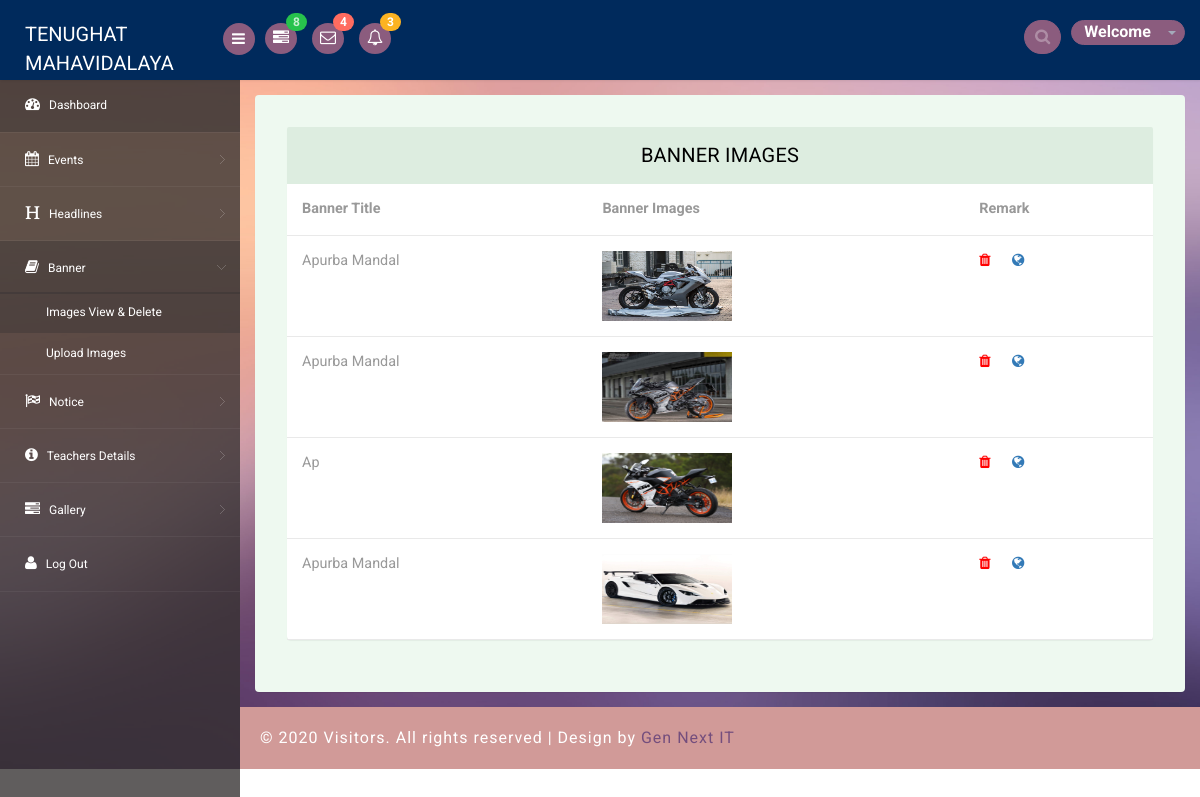
Page /display_banner on the committed database.
### schoolapp/models.py (models this page shows)
class Banner(models.Model):
    name = models.CharField(max_length=50)
    banner_image = models.ImageField(upload_to='images/')

### schoolapp/views.py (the view)
# urls.py: path('display_banner',views.disb),
def disb(request):
    if request.method == 'GET':
        Banners = Banner.objects.all()
        return render(request, 'banner_d.html',{'banner_images' : Banners})

### schoolapp/templates/banner_d.html (shortened to what this page needs)
<!DOCTYPE html>
<head>
	{% load static %}
<link rel="stylesheet" href="{% static "css1/bootstrap.min.css" %} " >
<link rel="stylesheet" href="https://cdnjs.cloudflare.com/ajax/libs/font-awesome/4.7.0/css/font-awesome.min.css">
<link href="{% static "css1/style.css" %} " rel='stylesheet' type='text/css' />
<link href="{% static "css1/style-responsive.css" %}" rel="stylesheet"/>
<link rel="stylesheet" href="{% static "css1/font.css" %}" type="text/css"/>
<link href="{% static "css1/font-awesome.css" %} " rel="stylesheet">
<link rel="stylesheet" href="{% static "css1/morris.css" %}" type="text/css"/>
<link rel="stylesheet" href="{% static "css1/monthly.css" %}">
</head>
<body>
<section id="container">
<header class="header fixed-top clearfix">
<div class="brand">
    <a href="wall" class="logo">
        Tenughat Mahavidalaya
    </a>
    <div class="sidebar-toggle-box">
        <div class="fa fa-bars"></div>
    </div>
</div>
<div class="nav notify-row" id="top_menu">
    <ul class="nav top-menu">
        <li class="dropdown">
            <a data-toggle="dropdown" class="dropdown-toggle" href="#">
                <i class="fa fa-tasks"></i>
                <span class="badge bg-success">8</span>
            </a>
        </li>
        <li id="header_inbox_bar" class="dropdown">
            <a data-toggle="dropdown" class="dropdown-toggle" href="#">
                <i class="fa fa-envelope-o"></i>
                <span class="badge bg-important">4</span>
            </a>
        </li>
        <li id="header_notification_bar" class="dropdown">
            <a data-toggle="dropdown" class="dropdown-toggle" href="#">
                <i class="fa fa-bell-o"></i>
                <span class="badge bg-warning">3</span>
            </a>
        </li>
    </ul>
</div>
<div class="top-nav clearfix">
    <ul class="nav pull-right top-menu">
        <li>
            <input type="text" class="form-control search" placeholder=" Search">
        </li>
        <li class="dropdown">
            <a data-toggle="dropdown" class="dropdown-toggle" href="#">
                <b style="color: white; " >&nbsp;&nbsp; Welcome&nbsp;</b>
                <span class="username">{{ user.first_name }}&nbsp;{{ user.last_name }}</span>
                <b class="caret"></b>
            </a>
        </li>
    </ul>
</div>
</header>
<aside>
    <div id="sidebar" class="nav-collapse">
        <div class="leftside-navigation">
            <ul class="sidebar-menu" id="nav-accordion">
                <li>
                    <a class="active" href="admin">
                        <i class="fa fa-dashboard"></i>
                        <span>Dashboard</span>
                    </a>
                </li>
				<li class="sub-menu">
                    <a href="javascript:;">
                        <i class="fa fa-calendar" aria-hidden="true"></i>
                        <span>Events</span>
                    </a>
                </li>
				<li class="sub-menu">
                    <a href="javascript:;">
                        <i class="fa fa-header" aria-hidden="true"></i>
                        <span>Headlines</span>
                    </a>
                </li>
                <li class="sub-menu">
                    <a class="active" href="javascript:;">
                        <i class="fa fa-book"></i>
                        <span>Banner</span>
                    </a>
                    <ul class="sub">
						<li><a class="active" href="display_banner">Images View & Delete</a></li>
						<li><a href="banner_upload">Upload Images</a></li>
                    </ul>
                </li>
                <li class="sub-menu">
                    <a href="javascript:;">
                        <i class="fa fa-flag-checkered"></i>
                        <span>Notice</span>
                    </a>
                </li>
				<li class="sub-menu">
                    <a href="javascript:;">
                        <i class="fa fa-info-circle" aria-hidden="true"></i>
                        <span>Teachers Details</span>
                    </a>
                </li>
                <li class="sub-menu">
                    <a href="javascript:;">
                        <i class="fa fa-tasks"></i>
                        <span>Gallery</span>
                    </a>
                </li>
                <li>
                    <a href="/reset">
                        <i class="fa fa-user"></i>
                        <span>Log Out</span>
                    </a>
                </li>
			</ul>
		 </div>
    </div>
</aside>
<section id="main-content">
	<section class="wrapper">
		<div class="table-agile-info">
 <div class="panel panel-default">
    <div class="panel-heading">
     Banner Images
    </div>
    <div>
      <table class="table" ui-jq="footable" ui-options='{
        "paging": {
          "enabled": true
        },
        "filtering": {
          "enabled": true
        },
        "sorting": {
          "enabled": true
        }}'>
        <thead>
          <tr>
            <th>Banner Title</th>
            <th>Banner Images</th>
            <th data-breakpoints="xs">Remark</th>
          </tr>
        </thead>
        <tbody>
            {% for banner in banner_images %}
          <tr data-expanded="true">
            <td>{{ banner.name }}</td>
            <td> <img src=" {{ banner.banner_image.url }}" alt="" height="70px" width="130px"></td>
            <td><a href="delete_banner/{{ banner.id }}"><i class="fa fa-trash" aria-hidden="true"></i></a>
           &nbsp;&nbsp;&nbsp;&nbsp; <a href=""><i class="fa fa-globe" aria-hidden="true"></i></a></td>
          </tr>
          {% endfor %}
        </tbody>
      </table>
    </div>
  </div>
</div>
</section>
  <div class="footer">
    <div class="wthree-copyright">
      <p>© 2020 Visitors. All rights reserved | Design by <a href="">Gen Next IT</a></p>
    </div>
  </div>
</section>
</section>
</body>
</html>

### rows in the picture
Banner: name "Apurba Mandal", banner_image (picture)
Banner: name "Apurba Mandal", banner_image (picture)
Banner: name "Ap", banner_image (picture)
Banner: name "Apurba Mandal", banner_image (picture)
